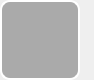
<?xml version="1.0" encoding="UTF-8"?>
<ui version="4.0">
 <class>Option</class>
 <widget class="QWidget" name="Option">
  <property name="enabled">
   <bool>true</bool>
  </property>
  <property name="geometry">
   <rect>
    <x>0</x>
    <y>0</y>
    <width>94</width>
    <height>80</height>
   </rect>
  </property>
  <property name="sizePolicy">
   <sizepolicy hsizetype="Minimum" vsizetype="Minimum">
    <horstretch>0</horstretch>
    <verstretch>0</verstretch>
   </sizepolicy>
  </property>
  <property name="minimumSize">
   <size>
    <width>80</width>
    <height>80</height>
   </size>
  </property>
  <property name="maximumSize">
   <size>
    <width>94</width>
    <height>80</height>
   </size>
  </property>
  <property name="baseSize">
   <size>
    <width>50</width>
    <height>50</height>
   </size>
  </property>
  <property name="cursor">
   <cursorShape>ArrowCursor</cursorShape>
  </property>
  <property name="windowTitle">
   <string>Form</string>
  </property>
  <property name="layoutDirection">
   <enum>Qt::LeftToRight</enum>
  </property>
  <widget class="QPushButton" name="OptionButton">
   <property name="enabled">
    <bool>true</bool>
   </property>
   <property name="geometry">
    <rect>
     <x>0</x>
     <y>0</y>
     <width>80</width>
     <height>80</height>
    </rect>
   </property>
   <property name="sizePolicy">
    <sizepolicy hsizetype="Expanding" vsizetype="Expanding">
     <horstretch>0</horstretch>
     <verstretch>0</verstretch>
    </sizepolicy>
   </property>
   <property name="minimumSize">
    <size>
     <width>80</width>
     <height>80</height>
    </size>
   </property>
   <property name="maximumSize">
    <size>
     <width>80</width>
     <height>80</height>
    </size>
   </property>
   <property name="toolTipDuration">
    <number>0</number>
   </property>
   <property name="styleSheet">
    <string notr="true">QPushButton#OptionButton{
	background-color: rgb(170, 170, 170);
	border-style: outset;
	border-width: 2px;
	border-radius: 10px;
	border-color: rgb(255, 255, 255);
}

QPushButton#OptionButton:hover {
	background-color: rgb(140, 140, 140);
}

QPushButton#OptionButton:checked {
	background-color: rgb(100, 100, 100);
	color: rgb(255, 255, 0);
}

QPushButton#QToolTip { 
      background-color: white; 
 }













</string>
   </property>
   <property name="text">
    <string/>
   </property>
   <property name="iconSize">
    <size>
     <width>60</width>
     <height>60</height>
    </size>
   </property>
   <property name="checkable">
    <bool>true</bool>
   </property>
   <property name="checked">
    <bool>false</bool>
   </property>
  </widget>
 </widget>
 <resources/>
 <connections/>
</ui>
